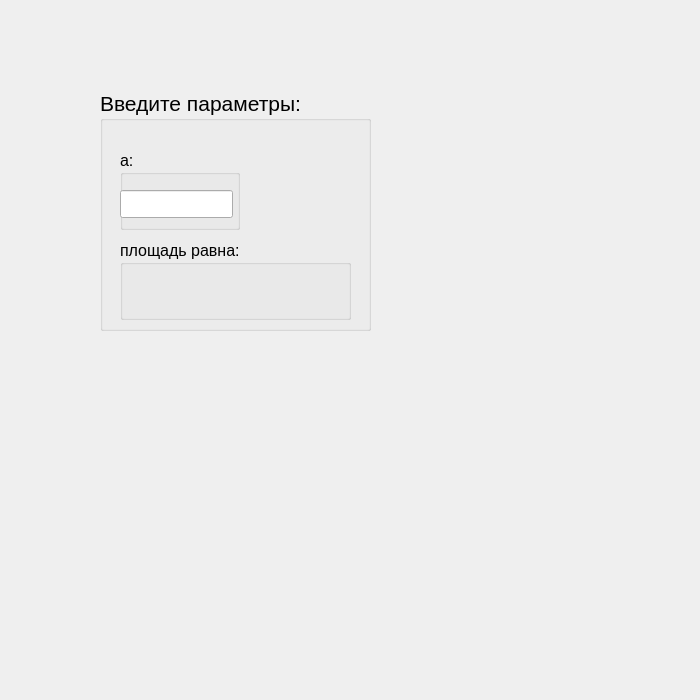
<?xml version="1.0" encoding="UTF-8"?>
<ui version="4.0">
 <class>Righttriangle</class>
 <widget class="QWidget" name="Righttriangle">
  <property name="geometry">
   <rect>
    <x>0</x>
    <y>0</y>
    <width>700</width>
    <height>700</height>
   </rect>
  </property>
  <property name="windowTitle">
   <string>Form</string>
  </property>
  <widget class="QGroupBox" name="groupBox">
   <property name="geometry">
    <rect>
     <x>100</x>
     <y>90</y>
     <width>271</width>
     <height>241</height>
    </rect>
   </property>
   <property name="font">
    <font>
     <pointsize>16</pointsize>
    </font>
   </property>
   <property name="title">
    <string>Введите параметры:</string>
   </property>
   <widget class="QGroupBox" name="groupBox_2">
    <property name="geometry">
     <rect>
      <x>20</x>
      <y>60</y>
      <width>120</width>
      <height>80</height>
     </rect>
    </property>
    <property name="font">
     <font>
      <pointsize>12</pointsize>
     </font>
    </property>
    <property name="title">
     <string>а:</string>
    </property>
    <widget class="QLineEdit" name="lineEdit">
     <property name="geometry">
      <rect>
       <x>0</x>
       <y>40</y>
       <width>113</width>
       <height>28</height>
      </rect>
     </property>
    </widget>
   </widget>
   <widget class="QGroupBox" name="groupBox_3">
    <property name="geometry">
     <rect>
      <x>20</x>
      <y>150</y>
      <width>231</width>
      <height>80</height>
     </rect>
    </property>
    <property name="font">
     <font>
      <pointsize>12</pointsize>
     </font>
    </property>
    <property name="title">
     <string>площадь равна:</string>
    </property>
    <widget class="QLabel" name="label">
     <property name="geometry">
      <rect>
       <x>0</x>
       <y>40</y>
       <width>231</width>
       <height>20</height>
      </rect>
     </property>
     <property name="text">
      <string/>
     </property>
    </widget>
   </widget>
  </widget>
 </widget>
 <resources/>
 <connections/>
</ui>
